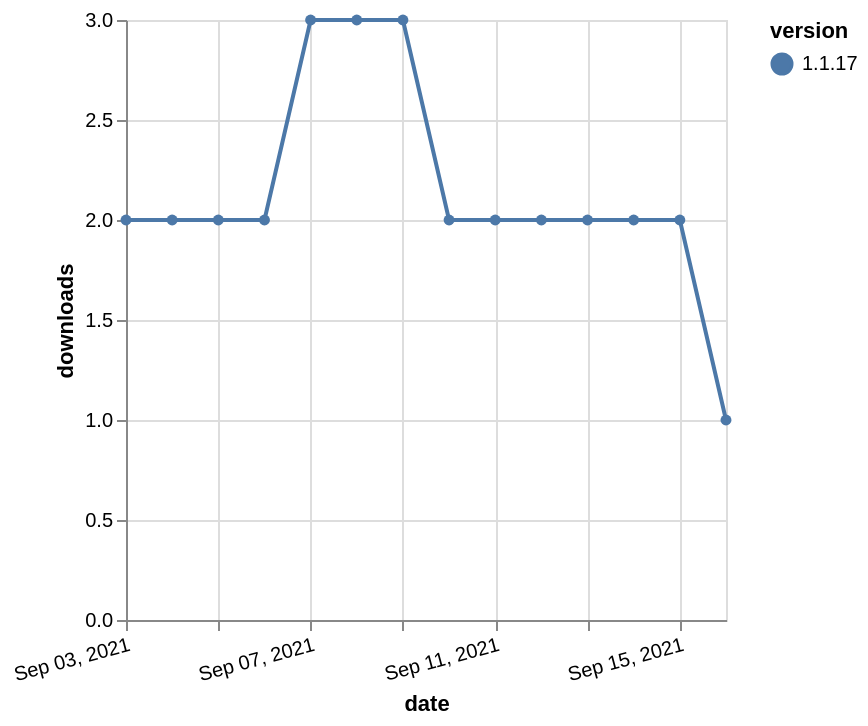

This figure's Vega-Lite source:
### Vega-Lite specification from a JSON file in a GitHub repository (floating-point values rounded to 4 significant figures)
{"$schema": "https://vega.github.io/schema/vega-lite/v5.json", "description": "A simple bar chart with embedded data.", "data": {"values": [{"date": "2021-09-03", "total": 2298, "delta": 2, "version": "1.1.17"}, {"date": "2021-09-04", "total": 2300, "delta": 2, "version": "1.1.17"}, {"date": "2021-09-05", "total": 2302, "delta": 2, "version": "1.1.17"}, {"date": "2021-09-06", "total": 2304, "delta": 2, "version": "1.1.17"}, {"date": "2021-09-07", "total": 2307, "delta": 3, "version": "1.1.17"}, {"date": "2021-09-08", "total": 2310, "delta": 3, "version": "1.1.17"}, {"date": "2021-09-09", "total": 2313, "delta": 3, "version": "1.1.17"}, {"date": "2021-09-10", "total": 2315, "delta": 2, "version": "1.1.17"}, {"date": "2021-09-11", "total": 2317, "delta": 2, "version": "1.1.17"}, {"date": "2021-09-12", "total": 2319, "delta": 2, "version": "1.1.17"}, {"date": "2021-09-13", "total": 2321, "delta": 2, "version": "1.1.17"}, {"date": "2021-09-14", "total": 2323, "delta": 2, "version": "1.1.17"}, {"date": "2021-09-15", "total": 2325, "delta": 2, "version": "1.1.17"}, {"date": "2021-09-16", "total": 2326, "delta": 1, "version": "1.1.17"}]}, "width": "container", "mark": {"type": "line", "point": {"filled": true}}, "encoding": {"x": {"field": "date", "type": "temporal", "timeUnit": "yearmonthdate", "title": "date", "axis": {"labelAngle": -15}}, "y": {"field": "delta", "type": "quantitative", "title": "downloads"}, "color": {"field": "version", "type": "nominal"}, "tooltip": {"field": "delta"}}}
